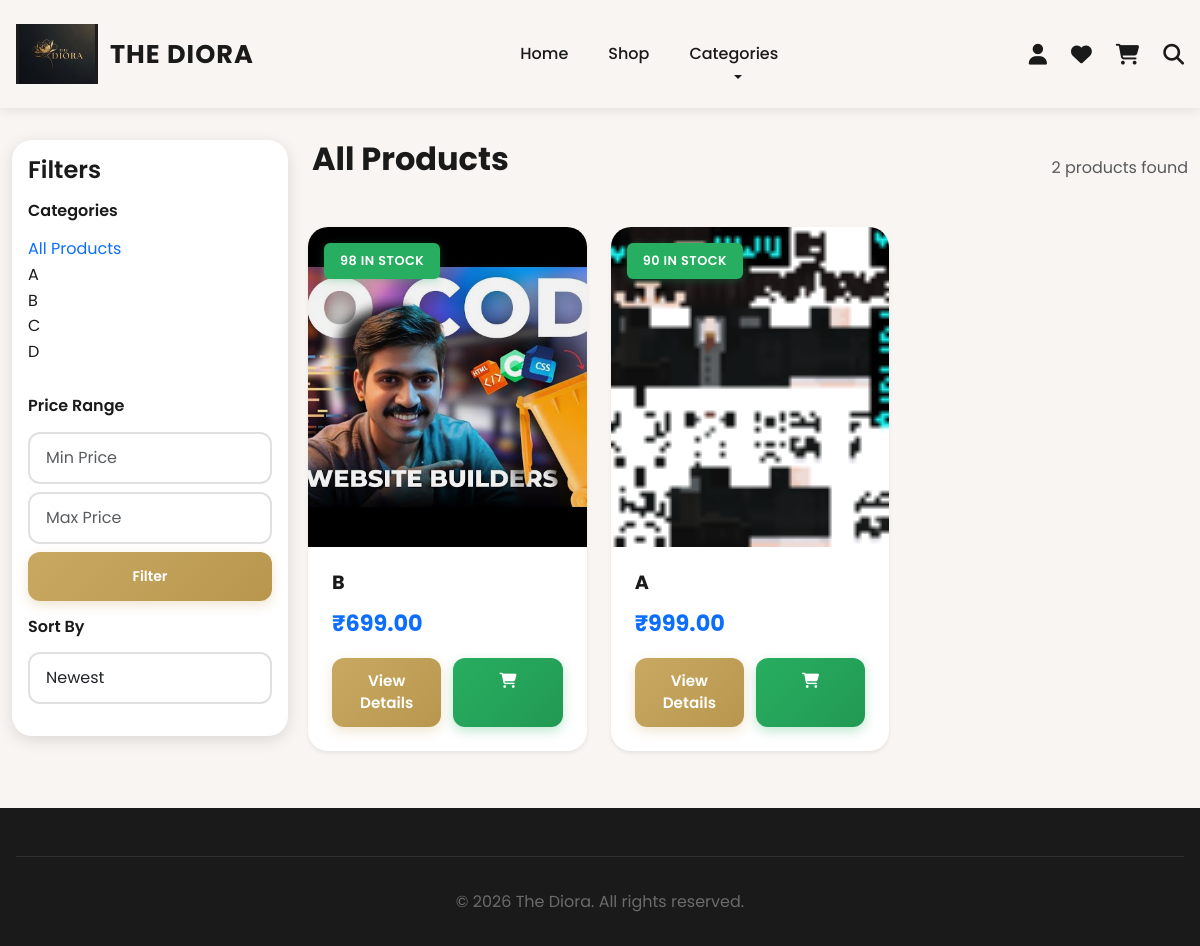
Screenshot of /products/ with the database file from the repository.
### store/models.py (models this page shows, shortened)
class Category(models.Model):
    name = models.CharField(max_length=100)
    slug = models.SlugField(unique=True, blank=True)
    description = models.TextField(blank=True)
    image = models.ImageField(upload_to='products/categories/', blank=True, null=True)
    parent = models.ForeignKey('self', on_delete=models.CASCADE, null=True, blank=True, related_name='children')
    class Meta:
        verbose_name_plural = 'Categories'
        ordering = ['name']

class Product(models.Model):
    name = models.CharField(max_length=200)
    slug = models.SlugField(unique=True, blank=True)
    description = models.TextField()
    price = models.DecimalField(max_digits=10, decimal_places=2)
    stock_quantity = models.PositiveIntegerField(default=0)
    category = models.ForeignKey(Category, on_delete=models.CASCADE, related_name='products')
    images = models.ImageField(upload_to='products/', blank=True, null=True)
    additional_images = models.ImageField(upload_to='products/additional/', blank=True, null=True)
    material = models.CharField(max_length=100, blank=True, help_text="e.g., Wood, Metal, Fabric")
    is_featured = models.BooleanField(default=False)
    is_promoted = models.BooleanField(default=False, help_text="Owner promoted this product")
    is_available = models.BooleanField(default=True)
    created_at = models.DateTimeField(auto_now_add=True)
    updated_at = models.DateTimeField(auto_now=True)
    class Meta:
        ordering = ['-created_at']

### store/views.py (the view)
# urls.py: path('products/', views.product_list_view, name='product_list'),
def product_list_view(request, category_slug=None):
    category = None
    categories = Category.objects.all()
    products = Product.objects.filter(is_available=True)
    if category_slug:
        category = get_object_or_404(Category, slug=category_slug)
        products = products.filter(category=category)
    query = request.GET.get('q')
    if query:
        products = products.filter(
            Q(name__icontains=query) |
            Q(description__icontains=query)
        )
    min_price = request.GET.get('min_price')
    max_price = request.GET.get('max_price')
    if min_price:
        products = products.filter(price__gte=min_price)
    if max_price:
        products = products.filter(price__lte=max_price)
    sort_by = request.GET.get('sort', '-created_at')
    if sort_by == 'price_low':
        products = products.order_by('price')
    elif sort_by == 'price_high':
        products = products.order_by('-price')
    elif sort_by == 'name':
        products = products.order_by('name')
    elif sort_by == 'rating':
        products = products.annotate(avg_rating=Avg('reviews__rating')).order_by('-avg_rating')
    paginator = Paginator(products, 12)
    page_number = request.GET.get('page')
    page_obj = paginator.get_page(page_number)
    context = {
        'page_obj': page_obj,
        'categories': categories,
        'category': category,
        'query': query,
        'sort_by': sort_by,
    }
    return render(request, 'store/product_list.html', context)

### store/templates/store/product_list.html (shortened to what this page needs)
{% extends 'store/base.html' %}
{% block content %}
<div class="container mt-5">
    <div class="row">
        <div class="col-md-3 mb-4">
            <div class="card p-3">
                <h4>Filters</h4>
                <div class="mb-3">
                    <h6>Categories</h6>
                    <ul class="list-unstyled">
                        <li><a href="{% url 'product_list' %}" class="{% if not category %}text-primary{% endif %}">All Products</a></li>
                        {% for cat in categories %}
                        <li><a href="{% url 'category_products' cat.slug %}" class="{% if category.slug == cat.slug %}text-primary{% endif %}">{{ cat.name }}</a></li>
                        {% endfor %}
                    </ul>
                </div>
                <div class="mb-3">
                    <h6>Price Range</h6>
                    <form method="get" class="d-flex flex-column gap-2">
                        <input type="number" name="min_price" class="form-control" placeholder="Min Price" value="{{ request.GET.min_price }}">
                        <input type="number" name="max_price" class="form-control" placeholder="Max Price" value="{{ request.GET.max_price }}">
                        <button type="submit" class="btn btn-primary btn-sm">Filter</button>
                    </form>
                </div>
                <div class="mb-3">
                    <h6>Sort By</h6>
                    <select class="form-control" onchange="window.location.href=this.value">
                        <option value="?sort=-created_at" {% if sort_by == '-created_at' %}selected{% endif %}>Newest</option>
                    </select>
                </div>
            </div>
        </div>
        <div class="col-md-9">
            <div class="d-flex justify-content-between align-items-center mb-4">
                <h2 class="fw-bold">{% if category %}{{ category.name }}{% else %}All Products{% endif %}</h2>
                <span class="text-muted">{{ page_obj.paginator.count }} products found</span>
            </div>
            <div class="row g-4">
                {% for product in page_obj %}
                <div class="col-md-4 col-sm-6 mb-4">
                    <div class="card product-card h-100 shadow-sm">
                        {% if product.is_available and product.stock_quantity > 0 %}
                        <div class="stock-badge">{{ product.stock_quantity }} in stock</div>
                        {% else %}
                        <div class="out-of-stock-badge">Out of Stock</div>
                        {% endif %}
                        {% if product.images %}
                        <img src="{{ product.images.url }}" class="card-img-top" alt="{{ product.name }}">
                        {% else %}
                        <div class="card-img-top bg-light d-flex align-items-center justify-content-center" style="height: 250px;">
                            <i class="fas fa-image fa-3x text-muted"></i>
                        </div>
                        {% endif %}
                        <div class="card-body">
                            <h5 class="card-title fw-bold">{{ product.name }}</h5>
                            <p class="card-price text-primary fw-bold">₹{{ product.price }}</p>
                            {% if product.is_available and product.stock_quantity > 0 %}
                            <div class="product-actions">
                                <a href="{% url 'product_detail' product.slug %}" class="btn btn-primary flex-grow-1">View Details</a>
                                <a href="{% url 'add_to_cart' product.id %}" class="btn btn-success">
                                    <i class="fas fa-shopping-cart"></i>
                                </a>
                            </div>
                            {% else %}
                            <button class="btn btn-secondary w-100" disabled>
                                <i class="fas fa-ban me-2"></i>Out of Stock
                            </button>
                            {% endif %}
                        </div>
                    </div>
                </div>
                {% endfor %}
            </div>
        </div>
    </div>
</div>
{% endblock %}

### store/templates/store/base.html (shortened to what this page needs)
<!DOCTYPE html>
{% load static %}
<html lang="en">
<head>
    <link href="https://cdn.jsdelivr.net/npm/bootstrap@5.3.0/dist/css/bootstrap.min.css" rel="stylesheet">
    <link rel="stylesheet" href="https://cdnjs.cloudflare.com/ajax/libs/font-awesome/6.4.0/css/all.min.css">
    <link rel="stylesheet" href="{% static 'css/style.css' %}">
</head>
<body>
    {% include 'store/navbar.html' %}
    <main>
        {% block content %}{% endblock %}
    </main>
    {% include 'store/footer.html' %}
</body>
</html>

### store/templates/store/navbar.html (shortened to what this page needs)
{% load static %}
<nav class="navbar navbar-expand-lg">
    <div class="container">
        <a class="navbar-brand" href="{% url 'home' %}">
            <img src="{% static 'logo.jpg' %}" alt="The Diora Logo" style="height: 60px; width: auto;">
            THE DIORA
        </a>
        <div class="collapse navbar-collapse" id="navbarNav">
            <ul class="navbar-nav mx-auto">
                <li class="nav-item">
                    <a class="nav-link" href="{% url 'home' %}">Home</a>
                </li>
                <li class="nav-item">
                    <a class="nav-link" href="{% url 'product_list' %}">Shop</a>
                </li>
                <li class="nav-item dropdown">
                    <a class="nav-link dropdown-toggle" href="#" id="categoryDropdown" role="button" data-bs-toggle="dropdown">
                        Categories
                    </a>
                </li>
            </ul>
            <div class="nav-icons">
                {% if user.is_authenticated %}
                <a href="{% url 'profile' %}" title="My Account">
                    <i class="fas fa-user"></i>
                </a>
                <a href="{% url 'address_list' %}" title="My Addresses">
                    <i class="fas fa-map-marker-alt"></i>
                </a>
                {% else %}
                <a href="{% url 'login' %}" title="Login">
                    <i class="fas fa-user"></i>
                </a>
                {% endif %}
                <a href="{% url 'wishlist' %}" title="Wishlist">
                    <i class="fas fa-heart"></i>
                </a>
                <a href="{% url 'cart' %}" title="Cart">
                    <i class="fas fa-shopping-cart"></i>
                </a>
                <a href="{% url 'product_list' %}" title="Search">
                    <i class="fas fa-search"></i>
                </a>
            </div>
        </div>
    </div>
</nav>

### store/templates/store/footer.html
{% load static %}
<footer class="footer">
    <div class="container">
        <div class="footer-bottom">
            <p>&copy; 2026 The Diora. All rights reserved.</p>
        </div>
    </div>
</footer>

### rows the page displays
Category: name "A"
Category: name "B"
Category: name "C"
Category: name "D"
Product: stock_quantity "98", images (picture), name "B", price "699.00", is_available "View Details"
Product: stock_quantity "90", images (picture), name "A", price "999.00", is_available "View Details"

### other values shown
{{ page_obj.paginator.count }} "2"
